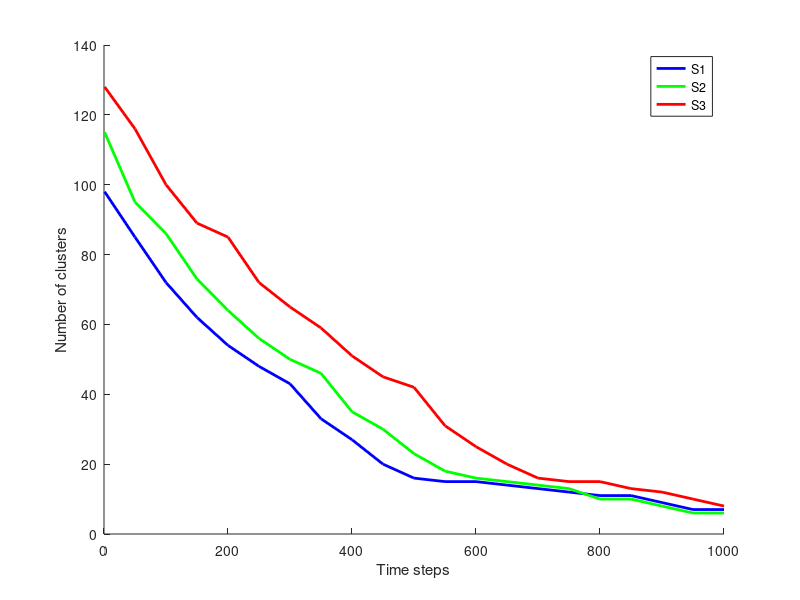
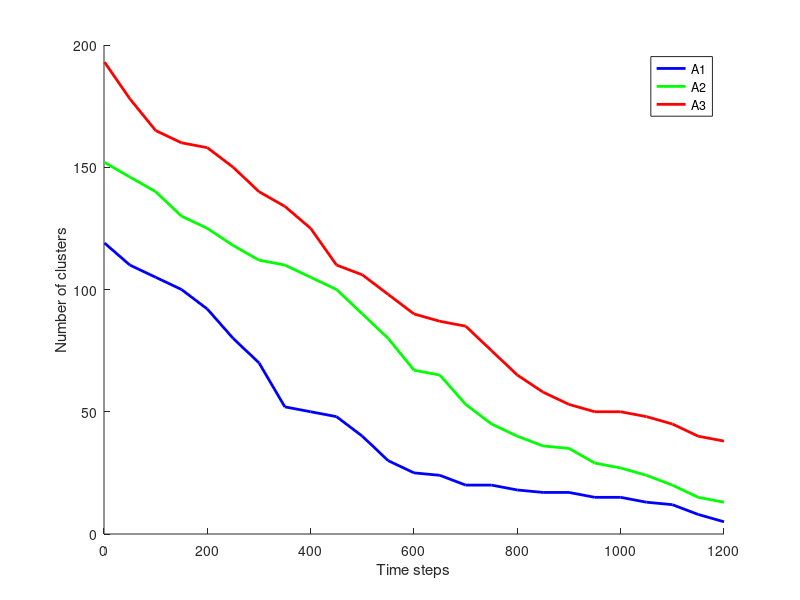

The MATLAB script that drew these images, in order:
k1=[1  50 100 150 200 250 300 350 400 450 500 550 600 650 700 750 800 850 900 950 1000];
S1=[98 85 72  62  54  48  43  33  27  20  16  15  15  14   13  12  11 11   9   7   7];

k2=[1  50 100 150 200 250 300 350 400 450 500 550 600 650 700 750 800 850 900 950 1000];
S2=[115 95 86 73  64  56  50  46  35  30  23  18  16  15   14  13  10  10  8   6   6];

k3=[1   50  100 150 200 250 300 350 400 450 500 550 600 650 700 750 800 850 900 950 1000];
S3=[128 116 100  89  85  72  65  59  51  45  42  31  25  20  16  15  15  13  12  10  8];

figure; hold on
a1 = plot(k1,S1,'-b','linewidth',2); S1 = "S1";
a2 = plot(k2,S2,'-g','linewidth',2); S2 = "S2";
a3 = plot(k3,S3,'-r','linewidth',2); S3 = "S3";

legend([a1; a2; a3], [S1; S2; S3]);
xlabel('Time steps')
ylabel('Number of clusters')

k4=[1   50  100  150 200 250 300 350 400 450 500 550 600 650 700 750 800 850 900 950 1000 1050 1100 1150 1200];
A1=[119 110 105  100 92  80  70  52  50  48  40  30  25  24  20  20  18  17  17   15   15  13   12   8    5];

k5=[1   50  100  150  200  250  300  350  400  450 500 550 600 650 700 750 800 850 900 950 1000 1050 1100 1150 1200];
A2=[152 146 140  130  125  118  112  110  105  100  90  80  67  65  53  45  40  36  35  29   27   24  20   15   13];

k6=[1   50  100  150 200  250  300  350  400  450  500  550 600 650 700 750 800 850  900  950  1000 1050 1100 1150 1200];
A3=[193 178 165  160 158  150  140  134  125  110  106  98  90  87  85  75  65  58   53   50   50   48   45   40    38];


figure; hold on
a1 = plot(k4,A1,'-b','linewidth',2); A1 = "A1";
a2 = plot(k5,A2,'-g','linewidth',2); A2 = "A2";
a3 = plot(k6,A3,'-r','linewidth',2); A3 = "A3";

legend([a1; a2; a3], [A1; A2; A3]);
xlabel('Time steps')
ylabel('Number of clusters')